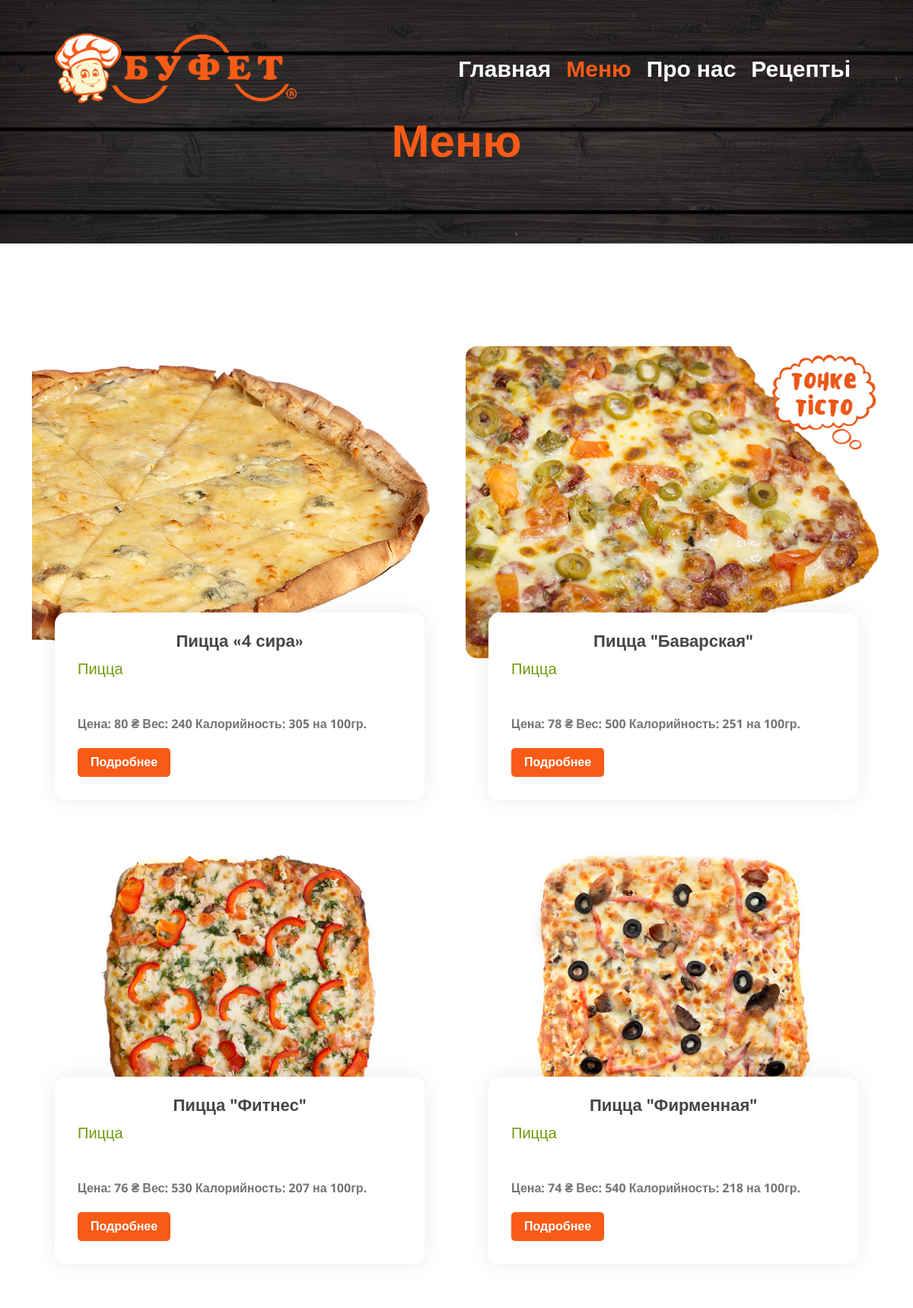
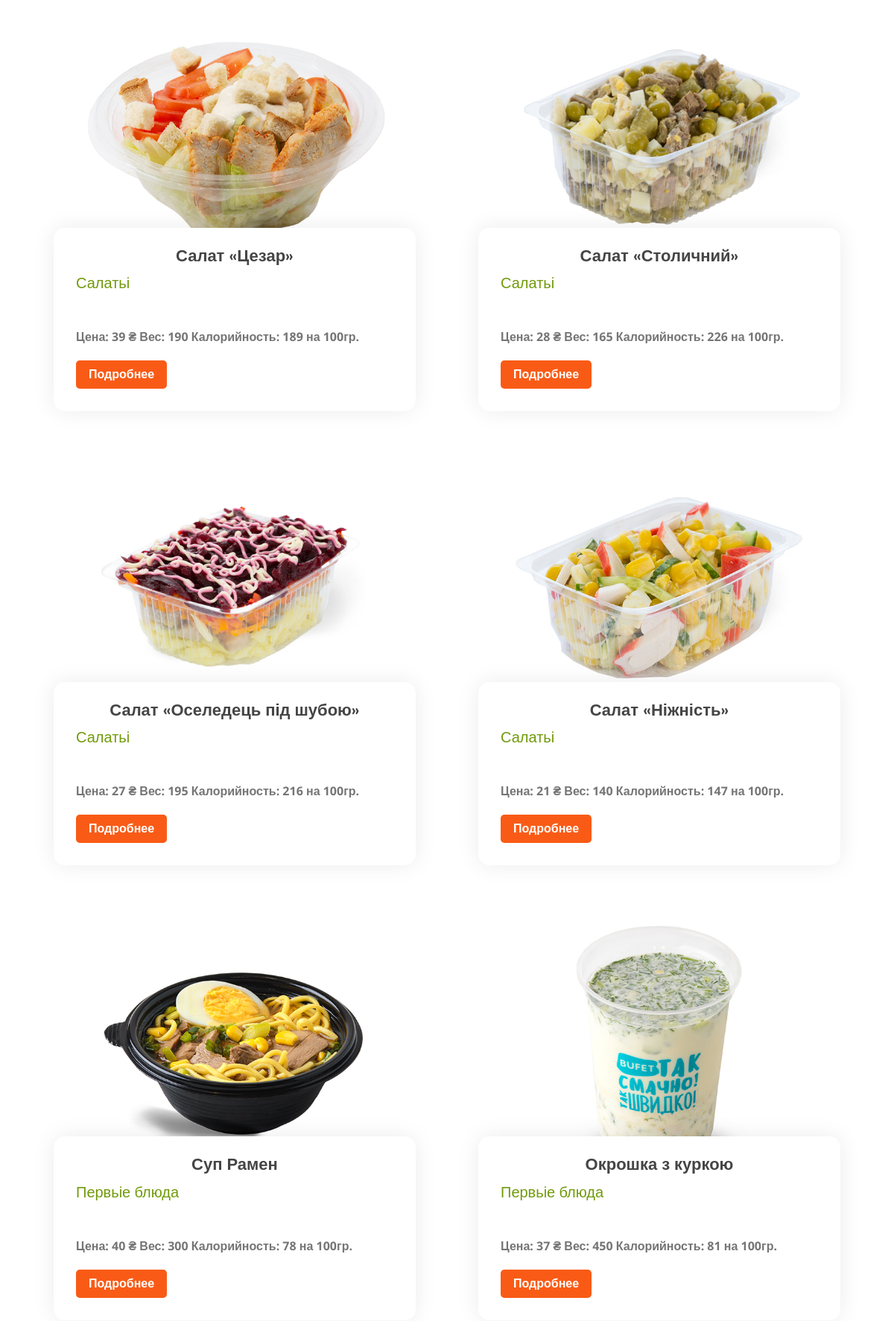
The app's page /menu/ (upper part) with its own data (2 pictures, top to bottom).
### blog/models.py (models this page shows, shortened)
class Post(models.Model):
    author = models.ForeignKey(User, related_name='posts', on_delete=models.CASCADE, verbose_name='Автор поста')
    title = models.CharField(max_length=250, verbose_name='Название едьі', db_index=True)
    slug = models.SlugField(max_length=255, unique=True, verbose_name='URL едьі', db_index=True)
    image = models.ImageField(upload_to='articles/', verbose_name='Миниатюра')
    text = models.TextField(verbose_name='Текст')
    category = models.ForeignKey(Category,
                                 related_name='post', on_delete=models.SET_NULL, null=True, verbose_name='Категория')
    tags = models.ManyToManyField(Tag, related_name='post', verbose_name='Теги')
    create_at = models.DateTimeField(auto_now_add=True, verbose_name='Дата создания')
    price = models.CharField(max_length=50, verbose_name='Стоимость')
    width = models.CharField(max_length=50, verbose_name='Вес')
    calories = models.CharField(max_length=50, verbose_name='Калорийность')
    class Meta:
        verbose_name = 'Продукт'
        verbose_name_plural = 'Продуктьі'
    def get_absolute_url(self):
        return reverse('food_details', kwargs={"slug": self.category.slug, "food_slug": self.slug})

class Category(MPTTModel):
    name = models.CharField(max_length=100, verbose_name='Название категории', db_index=True)
    slug = models.SlugField(max_length=100, unique=True, verbose_name='URL категории', db_index=True)
    image = models.ImageField(upload_to='category/', verbose_name='Миниатюра')
    parent = TreeForeignKey('self', related_name='children', on_delete=models.SET_NULL, null=True, blank=True)
    class MPTTMeta:
        order_insertion_by = ['name']
    class Meta:
        verbose_name = 'Категория'
        verbose_name_plural = 'Категории'
    def __str__(self):
        return self.name

### blog/views.py (the view)
# urls.py: path('menu/', MenuViewAll.as_view(), name='menu'),
class MenuViewAll(ListView):
    model = Post
    template_name = 'blog/menu_all.html'
    context_object_name = 'menu_list'
    def get_queryset(self):
        return Post.objects.order_by('category').select_related('category')

### blog/templatetags/contact_tags.py (called while the page is built)
@register.inclusion_tag('blog/inc/tags/_email_form.html')
def email_form():
    return {'email_form': EmailForm()}

### blog/templatetags/menu_tags.py (called while the page is built)
@register.inclusion_tag('blog/inc/tags/side_menu.html')
def get_categories():
    category = Category.objects.annotate(cnt=Count('post')).order_by('-cnt')
    return {'list_category': category}

### templates/blog/menu_all.html (shortened to what this page needs)
{% extends 'base.html' %}
{% block content %}
<div class="page-header">
    <div class="container">
        <div class="row">
            <div class="col-12">
                <h2>Меню</h2>
            </div>
        </div>
    </div>
</div>
<div class="blog">
    <div class="container">
        <div class="row">
            {% for menu in menu_list %}
            <div class="col-md-6">
                <div class="blog-item">
                    <div class="blog-img">
                        <img src="{{ menu.image.url }}" alt="{{ menu.title }}">
                    </div>
                    <div class="blog-content">
                        <h2 class="blog-title text-center">{{ menu.title }}</h2>
                        <div class="section-header">
                            <p>{{ menu.category }}</p>
                        </div>
                        <div class="blog-text">
                            <p>
                                <strong>
                                    Цена: {{ menu.price}} ₴
                                    Вес: {{ menu.width }}
                                    Калорийность: {{ menu.calories }} на 100гр.
                                </strong></p>
                            <a class="btn custom-btn" href="{{ menu.get_absolute_url }}">Подробнее</a>
                        </div>
                    </div>
                </div>
            </div>
            {% endfor %}
        </div>
    </div>
</div>
{% endblock content %}

### blog/static/blog/css/style.css (style rules this page uses)
body { color: #757575; background: #ffffff; font-family: 'open sans', sans-serif; text-align-all: justify; }
h1, h2, h3, h4, h5, h6 { color: #454545; font-family: 'Nunito', sans-serif; }
a { font-family: 'Nunito', sans-serif; font-weight: 600; color: #f95b16; transition: .3s; }
.btn.custom-btn { padding: 12px 25px; font-family: 'Nunito', sans-serif; font-size: 16px; font-weight: 600; color: #ffffff; background: #f95b16; border: 2px solid #f95b16; border-radius: 5px; transition: .5s; }
.page-header { position: relative; margin-bottom: 45px; padding: 150px 0 90px 0; text-align: center; background: linear-gradient(rgba(0, 0, 0, .5), rgba(0, 0, 0, .5)), url(../img/page-header.jpg); background-position: center; background-repeat: no-repeat; background-size: cover; }
.page-header h2 { position: relative; color: #f95b16; font-size: 60px; font-weight: 700; }
.section-header { position: relative; margin-bottom: 45px; }
.section-header p { color: #719a0a; margin-bottom: 5px; position: relative; font-size: 20px; }
.blog { position: relative; width: 100%; padding: 45px 0 0 0; }
.blog .blog-item { position: relative; }
.blog .blog-img { position: relative; width: 100%; border-radius: 15px; overflow: hidden; z-index: 1; }
.blog .blog-img img { width: 100%; }
.blog .blog-content { position: relative; width: calc(100% - 60px); top: -60px; left: 30px; padding: 25px 30px 30px 30px; background: #ffffff; box-shadow: 0 0 30px rgba(0, 0, 0, .08); border-radius: 15px; z-index: 2; }
.blog .blog-content h2.blog-title { font-size: 22px; font-weight: 700; }
.blog .blog-text { position: relative; }
.blog .blog-text p { margin-bottom: 10px; }
.blog .blog-item a.btn { margin-top: 10px; padding: 5px 15px; }

### records on screen
Post: image (picture), title "Пицца «4 сира»", category "Пицца", price "80", width "240", calories "305"
Post: image (picture), title "Пицца \"Баварская\"", category "Пицца", price "78", width "500", calories "251"
Post: image (picture), title "Пицца \"Фитнес\"", category "Пицца", price "76", width "530", calories "207"
Post: image (picture), title "Пицца \"Фирменная\"", category "Пицца", price "74", width "540", calories "218"
Post: image (picture), title "Салат «Цезар»", category "Салатьі", price "39", width "190", calories "189"
Post: image (picture), title "Салат «Столичний»", category "Салатьі", price "28", width "165", calories "226"
Post: image (picture), title "Салат «Оселедець під шубою»", category "Салатьі", price "27", width "195", calories "216"
Post: image (picture), title "Салат «Ніжність»", category "Салатьі", price "21", width "140", calories "147"
Post: image (picture), title "Суп Рамен", category "Первьіе блюда", price "40", width "300", calories "78"
Post: image (picture), title "Окрошка з куркою", category "Первьіе блюда", price "37", width "450", calories "81"
